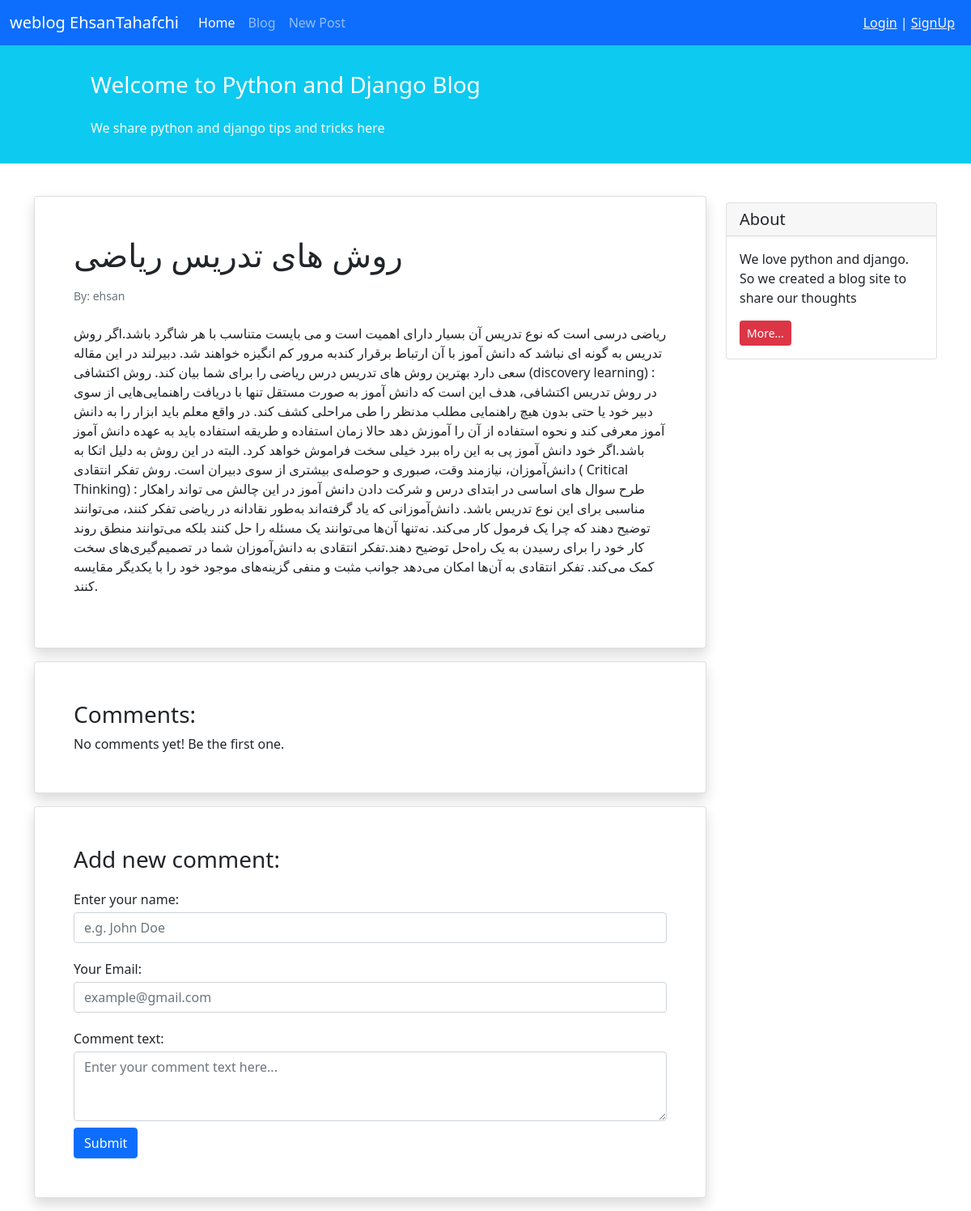
Page /blog/7/ on the committed database.
### blog/models.py (models this page shows, shortened)
class Post(models.Model):
    STATUS_CHOICES = (
        ('Published', 'Published'),
        ('Draft', 'Draft'),
    )
    title = models.CharField(max_length=100)
    text = models.TextField()
    datetime_created = models.DateTimeField(auto_now_add=True)
    datetime_modified = models.DateTimeField(auto_now=True)
    author = models.ForeignKey('auth.User', on_delete=models.CASCADE)
    status = models.CharField(choices=STATUS_CHOICES, max_length=11)

### blog/views.py (the view)
# urls.py: path('<int:pk>/', PostDetailView.as_view(), name='post_detail_view'),
class PostDetailView(generic.DetailView):
    model = Post
    template_name = 'blog/post_detail.html'
    context_object_name = 'post'

### blog/templates/blog/post_detail.html (shortened to what this page needs)
{% extends '_base.html' %}
{% block content %}
    <div class="container mt-4">
        <div class="row">
            <div class="col-9">
                <div class="card shadow my-3 p-5">
                    <h1>{{ post.title }}</h1>
                    <p class="small text-muted mt-2">By: {{ post.author }}</p>
                    <p class="mt-2">{{ post.text }}</p>
                </div>
                <div class="card shadow my-3 p-5">
                    <h3>Comments:</h3>
                    No comments yet! Be the first one.
                </div>
                <div class="card shadow my-3 p-5">
                    <h3>Add new comment:</h3>
                    <form method="POST">
                        <div class="form-group py-2">
                            <label class="py-1" for="author_name">Enter your name:</label>
                            <input type="text" class="form-control" placeholder="e.g. John Doe" name="author_name">
                        </div>
                        <div class="form-group py-2">
                            <label class="py-1" for="email">Your Email:</label>
                            <input type="email" class="form-control" placeholder="example@gmail.com" name="email">
                        </div>
                        <div class="form-group py-2">
                            <label class="py-1" for="comment_text">Comment text:</label>
                            <textarea class="form-control" name="text" rows="3"
                                      placeholder="Enter your comment text here..."></textarea>
                        </div>
                        <button type="submit" class="btn btn-primary">Submit</button>
                    </form>
                </div>
            </div>
            <div class="col-3">
                <div class="card my-4">
                    <h5 class="card-header">About</h5>
                    <div class="card-body">
                        <p class="card-text">We love python and django. So we created a blog site to share our
                            thoughts</p>
                        <a href="#"
                           class="btn btn-sm btn-danger">
                            More...
                        </a>
                    </div>
                </div>
            </div>
        </div>
    </div>
{% endblock content %}

### rows in the picture
Post: title "روش های تدریس ریاضی", author "ehsan", text "ریاضی درسی است که نوع تدریس آن بسیار دارای اهمیت است و می بایست متناسب با هر شاگرد باشد.اگر روش تدریس به گونه ای نباشد که دانش آموز با آن ارتباط برقرار کندبه مرور کم انگیزه خواهند شد. دبیرلند در این مقاله سعی دارد بهترین روش های تدریس درس ریاضی را برای شما بیان کند. روش اکتشافی (discovery learning) : در روش تدریس اکتشافی، هدف این است که دانش آموز به صورت مستقل تنها با دریافت راهنمایی‌هایی از سوی دبیر خود یا حتی بدون هیچ راهنمایی مطلب مدنظر را طی مراحلی کشف کند. در واقع معلم باید ابزار را به دانش آموز معرفی کند و نحوه استفاده از آن را آموزش دهد حالا زمان استفاده و طریقه استفاده باید به عهده دانش آموز باشد.اگر خود دانش آموز پی به این راه ببرد خیلی سخت فراموش خواهد کرد. البته در این روش به…"
